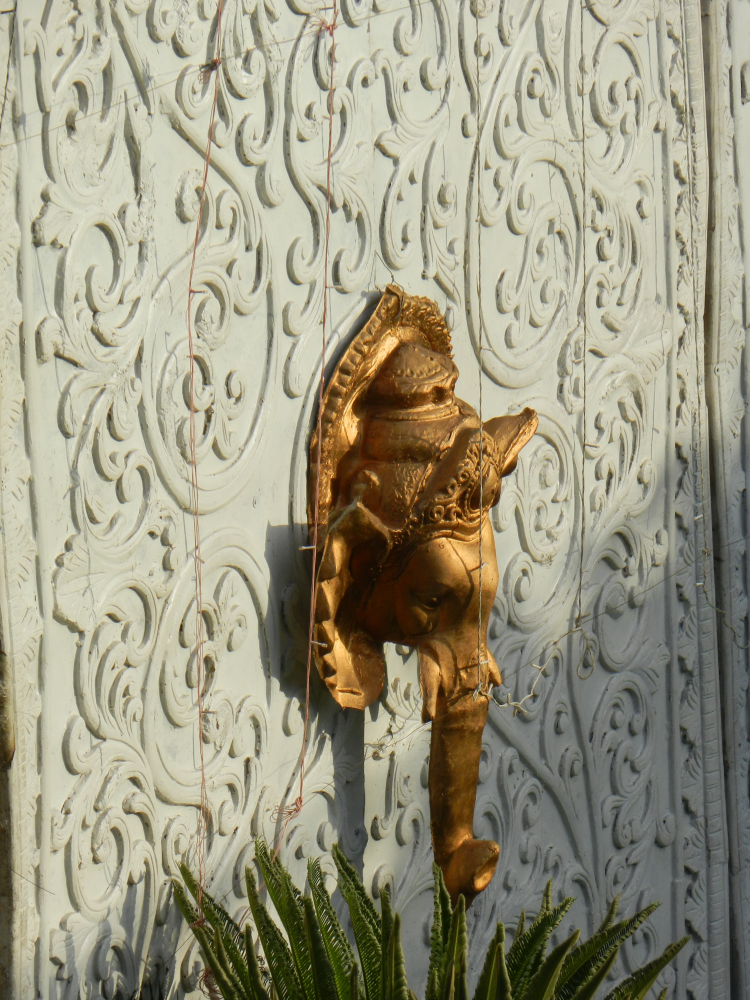
#> input picture DSCN3888.JPG, 3000 x 4000 px (shown at 1/4 size)
$ python -i cart.py   (imports and definitions only)
#> lines starting #> are read from the running program, lines starting #| are printed output that depends on the picture; after the words box and inside, x2 and y2 are one past the last pixel; in counts of white or black regions, pixels touching at a corner belong together
import cv2
import numpy as np

def cartoon(path):
#> called with path = 'DSCN3888.JPG'
    num_down=2
    num_bilteral=1
    img_rgb=cv2.imread(path)
#> img_rgb is the input picture: shape (4000, 3000, 3); mean B, G, R 129.6, 151.4, 155.5
    print(img_rgb.shape)
#| (4000, 3000, 3)

    img_rgb=cv2.resize(img_rgb,(800,800))
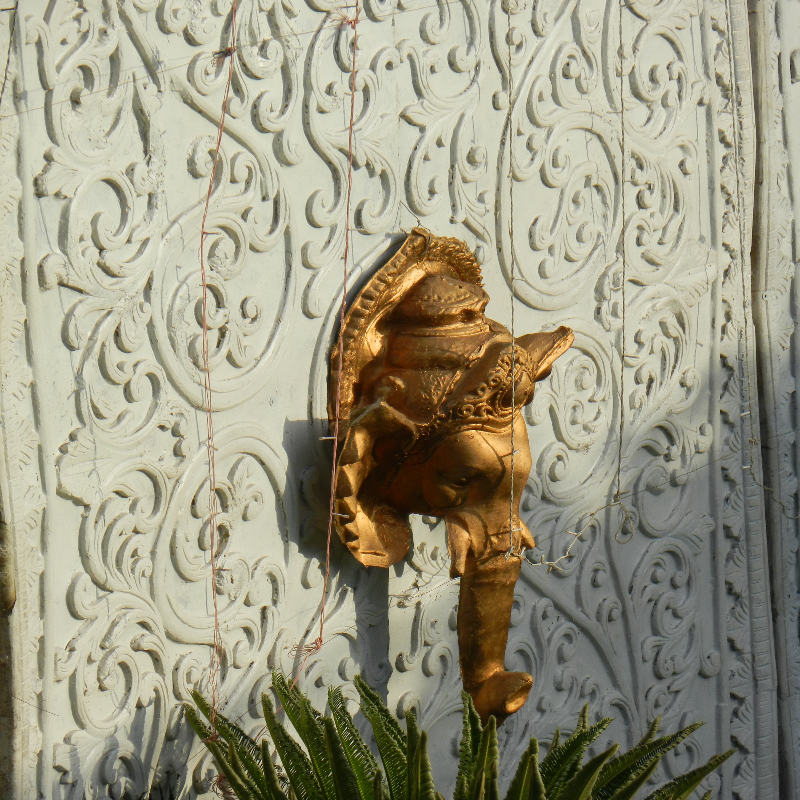
#> img_rgb: shape (800, 800, 3); mean B, G, R 129.6, 151.5, 155.5

    img_color=img_rgb
    for _ in range(num_down):
        img_color=cv2.pyrDown(img_color)
#> this loop made 2 passes
#> pass 1, in cartoon, `img_color=cv2.pyrDown(img_color)`:
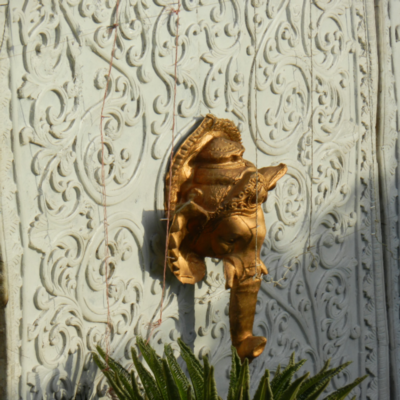
#> img_color: shape (400, 400, 3); mean B, G, R 129.7, 151.6, 155.6

    for _ in range(num_bilteral):
        img_color=cv2.bilateralFilter(img_color,d=9,sigmaColor=9,sigmaSpace=7)

    for _ in range(num_down):
        img_color=cv2.pyrUp(img_color)
#> this loop made 2 passes
#> pass 1, in cartoon, `img_color=cv2.pyrUp(img_color)`:
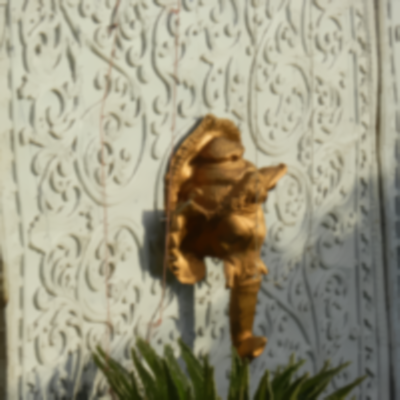
#> img_color: shape (400, 400, 3); mean B, G, R 129.8, 151.7, 155.7

    img_gray= cv2.cvtColor(img_color,cv2.COLOR_RGB2GRAY)
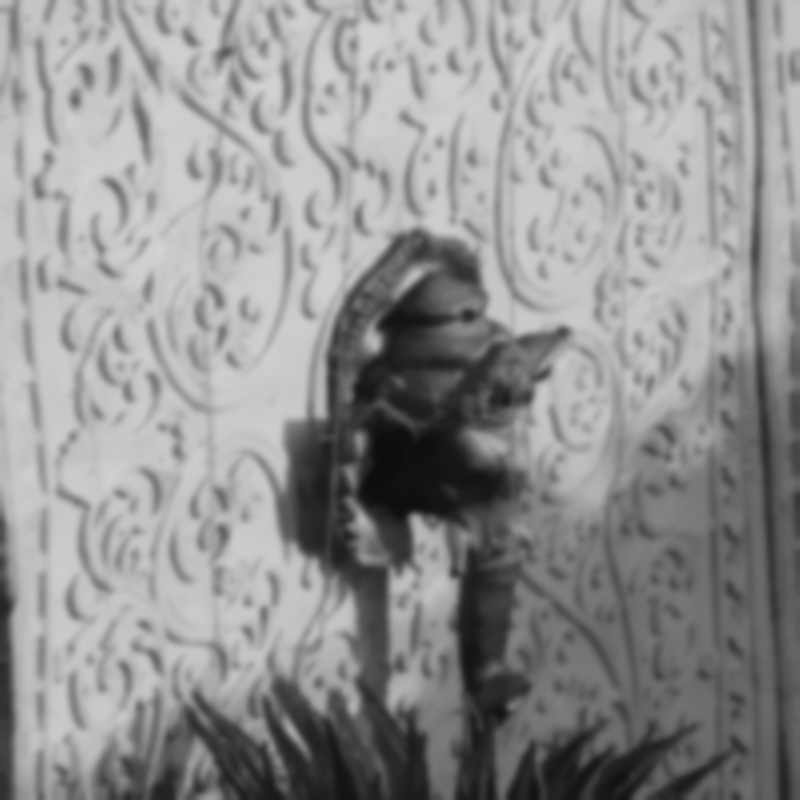
#> img_gray: shape (800, 800); min 12, max 211, mean 145.6

    img_blur=cv2.medianBlur(img_gray,7)

    img_edge=cv2.adaptiveThreshold(img_blur,255,cv2.ADAPTIVE_THRESH_MEAN_C,cv2.THRESH_BINARY,blockSize=9,C=2)
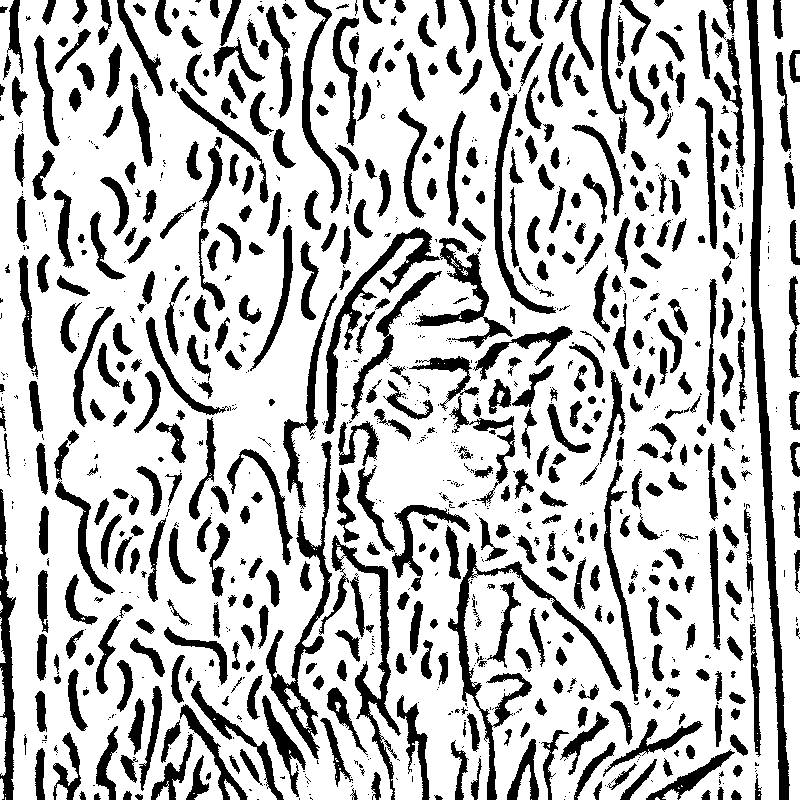
#> img_edge: shape (800, 800); 74.8% white; 1037 black regions (514 under 20 px), largest, box (x1, y1, x2, y2) and area: (747, 0, 790, 800) 6734, (448, 543, 622, 800) 4126, (266, 441, 332, 759) 3524

    img_edge=cv2.cvtColor(img_edge,cv2.COLOR_GRAY2RGB)

    img_cartoon=cv2.bitwise_and(img_color,img_edge)
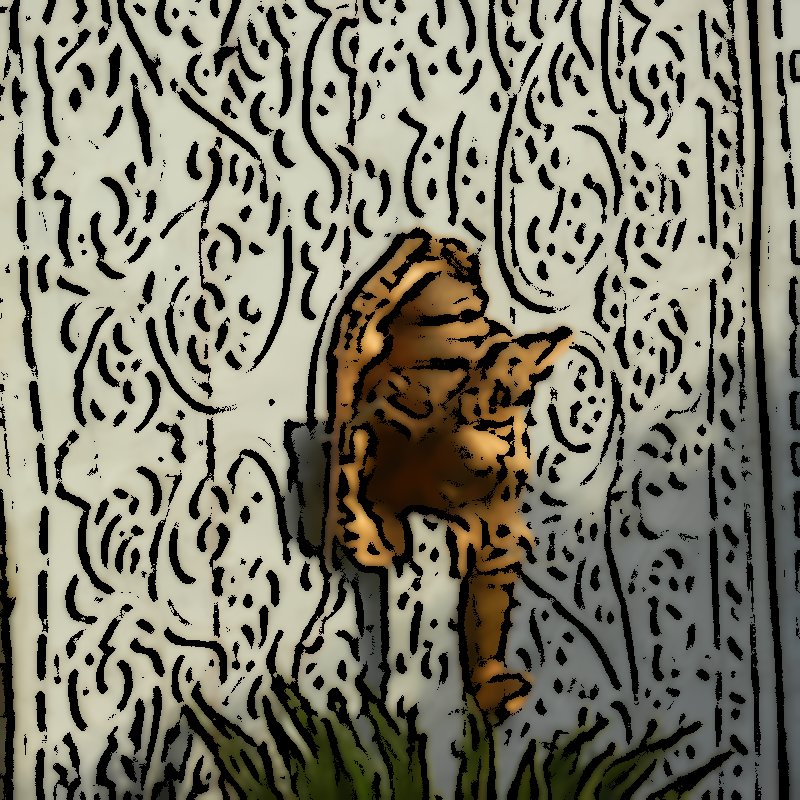
#> img_cartoon: shape (800, 800, 3); mean B, G, R 103.5, 119.7, 122.4
    stack=np.hstack([img_rgb, img_cartoon])
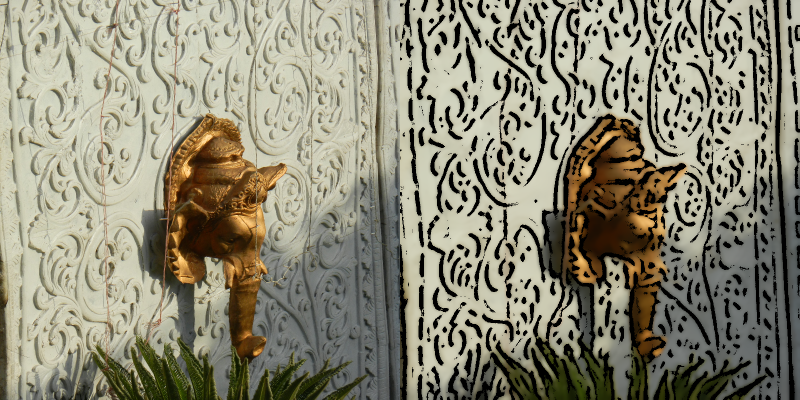
#> stack: shape (800, 1600, 3) (shown at 1/2 size); mean B, G, R 116.6, 135.6, 139

    cv2.imwrite('Stack.jpg',stack)
    cv2.imwrite('Final.jpg',img_cartoon)
    cv2.imshow('Image',stack)
    cv2.waitKey(0)

>>> result = cartoon('DSCN3888.JPG')
